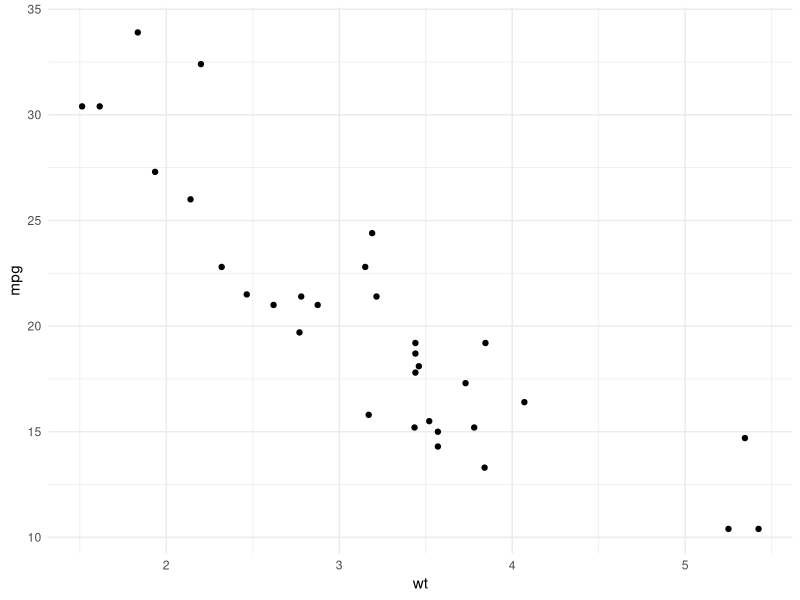
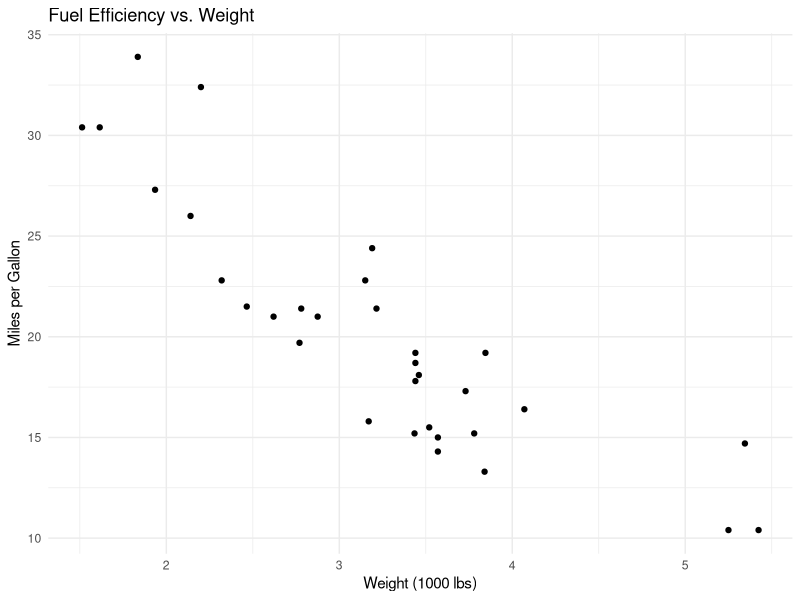
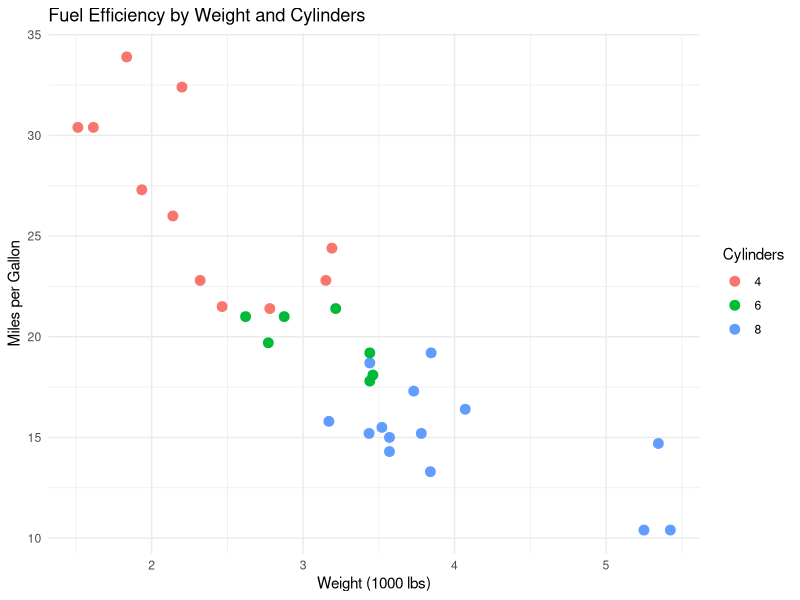
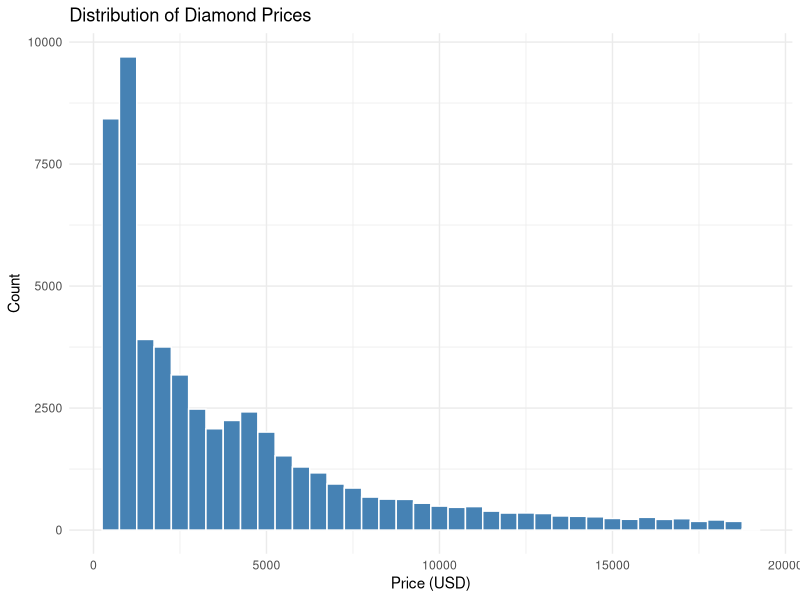
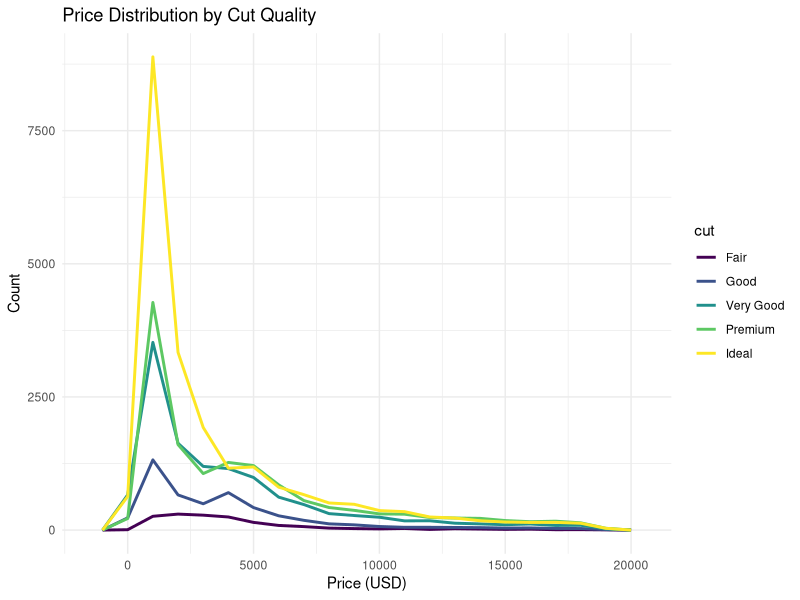
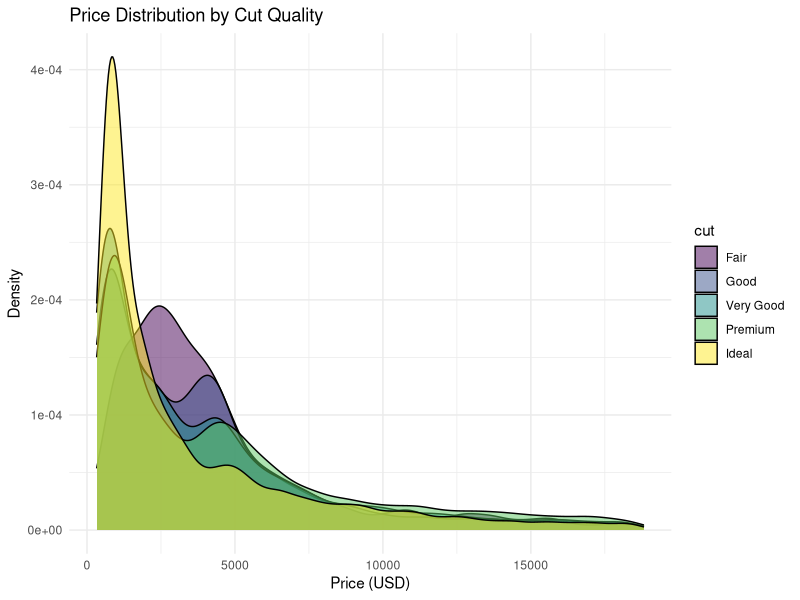
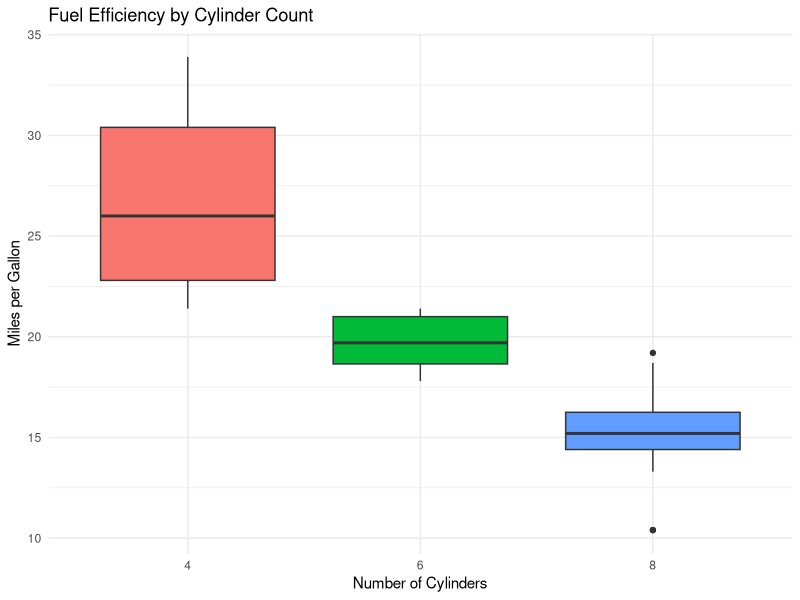
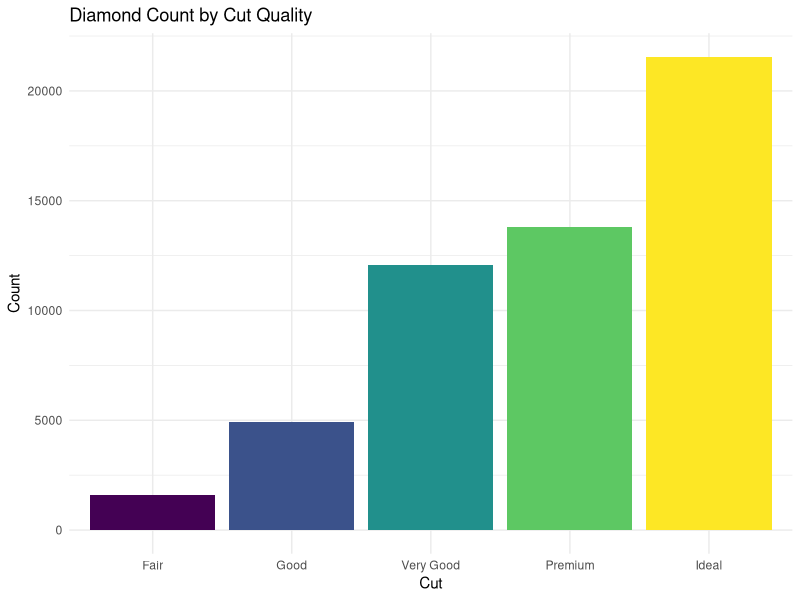

Write R code to recreate these figures, in order.
## ---- chunk 1
#| label: setup
#| include: false
library(tidyverse)
library(dslabs)
theme_set(theme_minimal())
## ---- chunk 2
#| label: basic-ggplot

# Start with data and aesthetics
ggplot(data = mtcars, aes(x = wt, y = mpg)) +
  # Add a geometry layer
  geom_point()
## ---- chunk 3
#| label: fig-scatter
#| fig-cap: "Relationship between car weight and fuel efficiency"

ggplot(mtcars, aes(x = wt, y = mpg)) +
  geom_point() +
  labs(
    title = "Fuel Efficiency vs. Weight",
    x = "Weight (1000 lbs)",
    y = "Miles per Gallon"
  )
## ---- chunk 4
#| label: fig-scatter-color
#| fig-cap: "Scatter plot with color representing cylinders"

ggplot(mtcars, aes(x = wt, y = mpg, color = factor(cyl))) +
  geom_point(size = 3) +
  labs(
    title = "Fuel Efficiency by Weight and Cylinders",
    x = "Weight (1000 lbs)",
    y = "Miles per Gallon",
    color = "Cylinders"
  )
## ---- chunk 5
#| label: fig-histogram
#| fig-cap: "Distribution of diamond prices"

ggplot(diamonds, aes(x = price)) +
  geom_histogram(binwidth = 500, fill = "steelblue", color = "white") +
  labs(
    title = "Distribution of Diamond Prices",
    x = "Price (USD)",
    y = "Count"
  )
## ---- chunk 6
#| label: fig-freqpoly
#| fig-cap: "Comparing distributions with frequency polygons"

ggplot(diamonds, aes(x = price, color = cut)) +
  geom_freqpoly(binwidth = 1000, linewidth = 1) +
  labs(
    title = "Price Distribution by Cut Quality",
    x = "Price (USD)",
    y = "Count"
  )
## ---- chunk 7
#| label: fig-density
#| fig-cap: "Density plot comparing distributions by cut quality"

ggplot(diamonds, aes(x = price, fill = cut)) +
  geom_density(alpha = 0.5) +
  labs(
    title = "Price Distribution by Cut Quality",
    x = "Price (USD)",
    y = "Density"
  )
## ---- chunk 8
#| label: fig-boxplot
#| fig-cap: "Fuel efficiency by number of cylinders"

ggplot(mtcars, aes(x = factor(cyl), y = mpg, fill = factor(cyl))) +
  geom_boxplot(show.legend = FALSE) +
  labs(
    title = "Fuel Efficiency by Cylinder Count",
    x = "Number of Cylinders",
    y = "Miles per Gallon"
  )
## ---- chunk 9
#| label: fig-bar
#| fig-cap: "Count of diamonds by cut quality"

ggplot(diamonds, aes(x = cut, fill = cut)) +
  geom_bar(show.legend = FALSE) +
  labs(
    title = "Diamond Count by Cut Quality",
    x = "Cut",
    y = "Count"
  )
## ---- chunk 10
#| label: fig-bar-dodge
#| fig-cap: "Grouped bar chart showing cut quality by clarity"

ggplot(diamonds, aes(x = cut, fill = clarity)) +
  geom_bar(position = "dodge") +
  labs(
    title = "Diamond Count by Cut and Clarity",
    x = "Cut",
    y = "Count"
  )
## ---- chunk 11
#| label: fig-bar-horizontal
#| fig-cap: "Horizontal bar chart for better label readability"

ggplot(mpg, aes(x = class, fill = class)) +
  geom_bar(show.legend = FALSE) +
  coord_flip() +
  labs(
    title = "Vehicle Count by Class",
    x = NULL,
    y = "Count"
  )
## ---- chunk 12
#| label: fig-line
#| fig-cap: "Example line plot"

# Create sample time series data
set.seed(42)
time_data <- tibble(
  day = 1:30,
  value = cumsum(rnorm(30))
)

ggplot(time_data, aes(x = day, y = value)) +
  geom_line(color = "darkblue", linewidth = 1) +
  geom_point(color = "darkblue") +
  labs(
    title = "Simulated Time Series",
    x = "Day",
    y = "Value"
  )
## ---- chunk 13
#| label: fig-combined
#| fig-cap: "Scatter plot with trend line"

ggplot(mtcars, aes(x = wt, y = mpg)) +
  geom_point(aes(color = factor(cyl)), size = 3) +
  geom_smooth(method = "lm", se = TRUE, color = "black") +
  labs(
    title = "Weight vs. MPG with Linear Trend",
    x = "Weight (1000 lbs)",
    y = "Miles per Gallon",
    color = "Cylinders"
  )
## ---- chunk 14
#| label: fig-facet-wrap
#| fig-cap: "MPG vs weight, faceted by cylinder count"

ggplot(mtcars, aes(x = wt, y = mpg)) +
  geom_point() +
  geom_smooth(method = "lm", se = FALSE) +
  facet_wrap(~cyl) +
  labs(
    title = "Fuel Efficiency by Weight (Panels by Cylinders)",
    x = "Weight (1000 lbs)",
    y = "Miles per Gallon"
  )
## ---- chunk 15
#| label: fig-facet-grid
#| fig-cap: "Two-dimensional faceting"

ggplot(mtcars, aes(x = wt, y = mpg)) +
  geom_point() +
  facet_grid(am ~ cyl, labeller = labeller(
    am = c("0" = "Automatic", "1" = "Manual"),
    cyl = c("4" = "4 cyl", "6" = "6 cyl", "8" = "8 cyl")
  )) +
  labs(
    title = "MPG by Weight, Transmission, and Cylinders",
    x = "Weight (1000 lbs)",
    y = "Miles per Gallon"
  )
## ---- chunk 16
#| label: fig-labels
#| fig-cap: "Plot with comprehensive labels"

ggplot(mtcars, aes(x = wt, y = mpg)) +
  geom_point() +
  labs(
    title = "Car Fuel Efficiency",
    subtitle = "Data from the 1974 Motor Trend magazine",
    x = "Weight (1000 lbs)",
    y = "Miles per Gallon",
    caption = "Source: mtcars dataset"
  )
## ---- chunk 17
#| label: fig-themes
#| fig-cap: "Comparison of ggplot2 themes"
#| fig-height: 8

library(patchwork)

p <- ggplot(mtcars, aes(x = wt, y = mpg)) +
  geom_point() +
  labs(title = "")

p1 <- p + theme_gray() + labs(title = "theme_gray (default)")
p2 <- p + theme_minimal() + labs(title = "theme_minimal")
p3 <- p + theme_classic() + labs(title = "theme_classic")
p4 <- p + theme_bw() + labs(title = "theme_bw")

(p1 + p2) / (p3 + p4)
## ---- chunk 18
#| label: fig-colors
#| fig-cap: "Custom color palette"

ggplot(mtcars, aes(x = wt, y = mpg, color = factor(cyl))) +
  geom_point(size = 3) +
  scale_color_brewer(palette = "Set1") +
  labs(
    title = "Using Color Brewer Palette",
    color = "Cylinders"
  ) +
  theme_minimal()
## ---- chunk 19
#| label: fig-show-data
#| fig-cap: "Showing raw data with summary statistics"

ggplot(mtcars, aes(x = factor(cyl), y = mpg)) +
  geom_boxplot(outlier.shape = NA, fill = "lightblue") +
  geom_jitter(width = 0.2, alpha = 0.5) +
  labs(
    title = "Show the Data, Not Just the Summary",
    x = "Cylinders",
    y = "MPG"
  )
## ---- chunk 20
#| label: fig-bar-vs-pie
#| fig-cap: "Bar chart provides clearer comparison than a pie chart would"

# Create summary data
cut_summary <- diamonds |>
  count(cut) |>
  mutate(pct = n / sum(n) * 100)

ggplot(cut_summary, aes(x = reorder(cut, pct), y = pct, fill = cut)) +
  geom_col(show.legend = FALSE) +
  coord_flip() +
  labs(
    title = "Diamond Distribution by Cut",
    x = "Cut Quality",
    y = "Percentage"
  ) +
  theme_minimal()
## ---- chunk 21
#| label: fig-ordered
#| fig-cap: "Ordering categories by value aids comparison"

# Calculate mean mpg by manufacturer
mtcars_summary <- mtcars |>
  mutate(car = rownames(mtcars)) |>
  slice_head(n = 10) |>
  mutate(car = reorder(car, mpg))  # Order car names by mpg values

ggplot(mtcars_summary, aes(x = car, y = mpg)) +
  geom_col(fill = "steelblue") +
  coord_flip() +
  labs(
    title = "Fuel Efficiency by Car (Ordered)",
    x = NULL,
    y = "Miles per Gallon"
  )
## ---- chunk 22
#| label: reorder-example

# Order vehicle class by median highway mpg
ggplot(mpg, aes(x = reorder(class, hwy, FUN = median), y = hwy)) +
  geom_boxplot(fill = "lightblue") +
  coord_flip() +
  labs(
    title = "Highway MPG by Vehicle Class",
    subtitle = "Ordered by median MPG",
    x = NULL,
    y = "Highway MPG"
  )
## ---- chunk 23
#| label: fig-include-zero
#| fig-cap: "Bar charts should include zero to show true proportions"

# Example data
sales <- tibble(
  quarter = c("Q1", "Q2", "Q3", "Q4"),
  revenue = c(100, 105, 110, 108)
)

ggplot(sales, aes(x = quarter, y = revenue)) +
  geom_col(fill = "coral") +
  labs(
    title = "Quarterly Revenue (Starting at Zero)",
    x = "Quarter",
    y = "Revenue"
  ) +
  theme_minimal()
## ---- chunk 24
#| label: fig-colorblind
#| fig-cap: "Colorblind-friendly palette"

# Colorblind-friendly colors
cb_palette <- c("#E69F00", "#56B4E9", "#009E73", "#F0E442",
                "#0072B2", "#D55E00", "#CC79A7")

ggplot(mtcars, aes(x = wt, y = mpg, color = factor(cyl))) +
  geom_point(size = 3) +
  scale_color_manual(values = cb_palette) +
  labs(
    title = "Using a Colorblind-Friendly Palette",
    color = "Cylinders"
  ) +
  theme_minimal()
## ---- chunk 25
#| label: fig-distributions
#| fig-cap: "Comparing distributions with density plots"

ggplot(iris, aes(x = Sepal.Length, fill = Species)) +
  geom_density(alpha = 0.6) +
  scale_fill_brewer(palette = "Set2") +
  labs(
    title = "Sepal Length Distribution by Species",
    x = "Sepal Length (cm)",
    y = "Density"
  ) +
  theme_minimal()
## ---- chunk 26
#| label: fig-slope
#| fig-cap: "Slope chart showing change over time"

# Sample before-after data
change_data <- tibble(
  subject = rep(LETTERS[1:5], 2),
  time = rep(c("Before", "After"), each = 5),
  value = c(10, 12, 8, 15, 11, 14, 15, 11, 18, 13)
)

ggplot(change_data, aes(x = time, y = value, group = subject)) +
  geom_line(aes(color = subject), linewidth = 1) +
  geom_point(aes(color = subject), size = 3) +
  labs(
    title = "Before-After Comparison",
    x = NULL,
    y = "Value"
  ) +
  theme_minimal()
